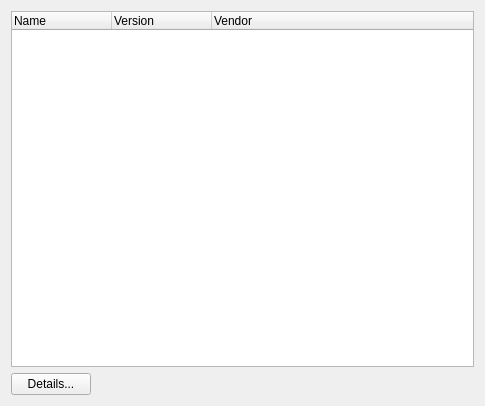
<?xml version="1.0" encoding="UTF-8"?>
<ui version="4.0">
 <class>PluginOptionWidget</class>
 <widget class="QWidget" name="PluginOptionWidget">
  <property name="geometry">
   <rect>
    <x>0</x>
    <y>0</y>
    <width>485</width>
    <height>406</height>
   </rect>
  </property>
  <property name="windowTitle">
   <string>Form</string>
  </property>
  <layout class="QVBoxLayout" name="verticalLayout">
   <item>
    <widget class="QTreeWidget" name="pluginTreeWidget">
     <attribute name="headerCascadingSectionResizes">
      <bool>true</bool>
     </attribute>
     <column>
      <property name="text">
       <string>Name</string>
      </property>
     </column>
     <column>
      <property name="text">
       <string>Version</string>
      </property>
     </column>
     <column>
      <property name="text">
       <string>Vendor</string>
      </property>
     </column>
    </widget>
   </item>
   <item>
    <layout class="QHBoxLayout" name="horizontalLayout">
     <item>
      <widget class="QPushButton" name="detailsButton">
       <property name="text">
        <string>Details...</string>
       </property>
      </widget>
     </item>
     <item>
      <spacer name="horizontalSpacer">
       <property name="orientation">
        <enum>Qt::Horizontal</enum>
       </property>
       <property name="sizeHint" stdset="0">
        <size>
         <width>358</width>
         <height>20</height>
        </size>
       </property>
      </spacer>
     </item>
    </layout>
   </item>
  </layout>
 </widget>
 <resources/>
 <connections/>
</ui>
